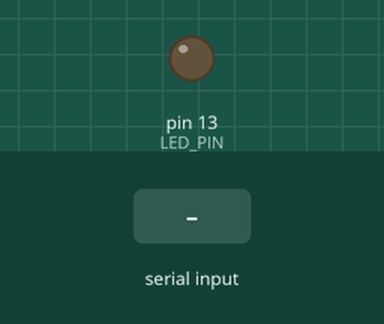
Recording of a sketch running on a simulated Arduino Uno, built with avr-gcc and run on an emulated ATmega328P. On the bench: output pins drawn as LEDs (lit = HIGH). The test bench sets the inputs (shaded band).

Above: at 1.2 s.
1.3 s: "90,45\n" received over Serial
At 2.8 s:
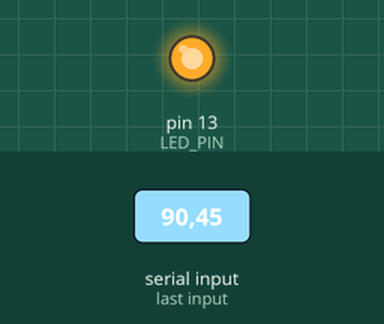
Timing chart, 0 to 4.3 s (numbered marks = the images above; inputs shaded):
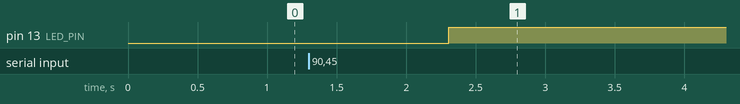

Measured:
- after the input at 1.3 s, pin 13 (LED_PIN): LOW → HIGH after 1.0 s

The sketch:

serial_test_arduino.ino
```cpp
#define LED_PIN 13

void setup() {
  // put your setup code here, to run once:
  pinMode(LED_PIN, OUTPUT);
  Serial.begin(9600);
}

void loop() {
  // put your main code here, to run repeatedly:
  while (!Serial.available());
  int message = Serial.readString().toInt();
  digitalWrite(LED_PIN, message);
}
```
